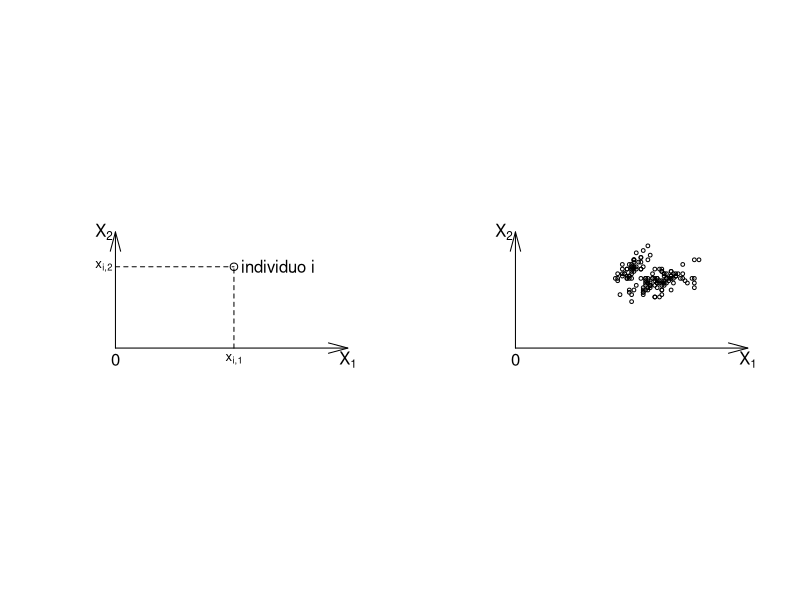

Generate this figure with R:
## ---- chunk 1
par(mfrow=c(1,2))
plot(iris[1,1:2],fg="white",col.lab="white",col.axis="white",xlim=c(-1,10),ylim=c(-1,6)
     ,asp=1)
segments(x0 = 5.1,y0 = 0,x1 = 5.1,y1 = 3.5,lty = 2)
text(x = 5.1,y = -0.5,labels = expression(x[paste("i",",","1")]),cex=0.8)
segments(x0 = 0,y0 = 3.5,x1 = 5.1,y1 = 3.5,lty = 2)
text(x = -0.5,y = 3.5,labels = expression(x[paste("i",",","2")]),cex=0.8)
arrows(x0 = 0,y0 = 0,x1 = 10,y1 = 0,length = 0.20, angle = 15,lwd=1)
text(x = 10,y = -0.5,labels=expression(X[1]),font=1)
arrows(x0 = 0,y0 = 0,x1 = 0,y1 = 5,length = 0.20, angle = 15,lwd=1)
text(x = -0.5,y = 5,labels=expression(X[2]),font=1)
text(x = 0,y = -0.5,labels=expression(0),font=1)
text(x = 7,y = 3.5,labels = "individuo i")

plot(iris[,1:2],fg="white",col.lab="white",col.axis="white",xlim=c(-1,10),ylim=c(-1,6),
     asp=1,cex=0.5)
arrows(x0 = 0,y0 = 0,x1 = 10,y1 = 0,length = 0.20, angle = 15,lwd=1)
text(x = 10,y = -0.5,labels=expression(X[1]),font=1)
arrows(x0 = 0,y0 = 0,x1 = 0,y1 = 5,length = 0.20, angle = 15,lwd=1)
text(x = -0.5,y = 5,labels=expression(X[2]),font=1)
text(x = 0,y = -0.5,labels=expression(0),font=1)
